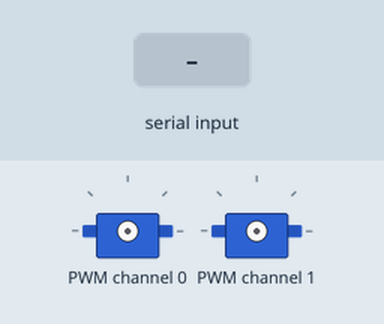
Simulated run of this program. Board: Raspberry Pi (BCM pin numbers). On the bench: 2 × servo. Inputs (shaded band) come from the test bench. What the program prints to the terminal is not drawn.

Above: at 1.2 s.
1.3 s: "2" typed at the terminal, then Enter
At 3.1 s:
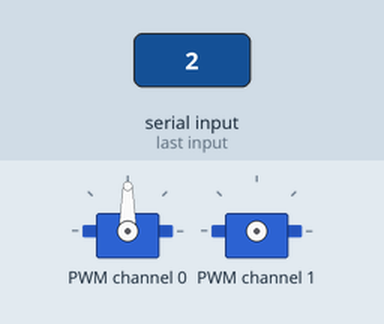
At 4.1 s:
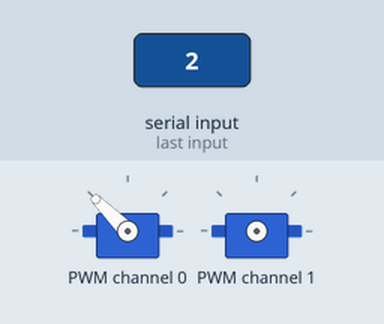
4.3 s: "1" typed at the terminal, then Enter
5.8 s: "3" typed at the terminal, then Enter
At 6.2 s:
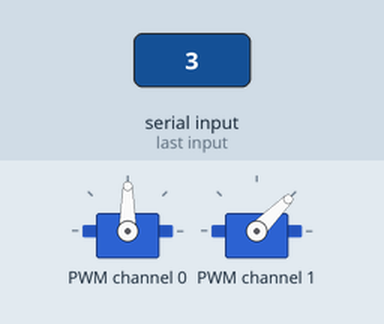
Timing chart, 0 to 10.3 s (numbered marks = the images above; inputs shaded):
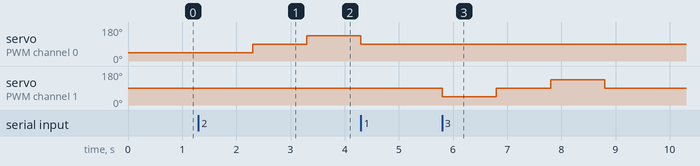

The program:

servo_initial_position_setup_full.py
```python
import time
import board
import busio
from adafruit_pca9685 import PCA9685
from adafruit_motor import servo

# I2C接続の初期化
i2c = busio.I2C(board.SCL, board.SDA)

# PCA9685の初期化
pca = PCA9685(i2c)
pca.frequency = 50

# サーボモーターの設定
# チャンネル0: パン（左右）
# チャンネル1: チルト（上下）
pan_servo = servo.Servo(pca.channels[0], min_pulse=500, max_pulse=2400)
tilt_servo = servo.Servo(pca.channels[1], min_pulse=500, max_pulse=2400)

print("=" * 50)
print("サーボモーター初期位置設定プログラム")
print("=" * 50)
print()
print("このプログラムは、サーボモーターを中央位置（90度）に")
print("設定します。サーボホーンを取り付ける前に実行してください。")
print()
print("操作方法:")
print("1: 両サーボを中央位置（90度）に移動")
print("2: パンサーボの動作テスト")
print("3: チルトサーボの動作テスト")
print("4: 位置保持モード（組付け作業用）")
print("5: プログラム終了")
print()

try:
    while True:
        choice = input("選択してください (1-5): ").strip()

        if choice == "1":
            print("両サーボを中央位置（90度）に移動します...")
            pan_servo.angle = 90
            tilt_servo.angle = 90
            print("完了しました。この状態でサーボホーンを取り付けてください。")

        elif choice == "2":
            print("パンサーボの動作テストを開始します...")
            print("左に移動 (45度)")
            pan_servo.angle = 45
            time.sleep(1)
            print("中央に移動 (90度)")
            pan_servo.angle = 90
            time.sleep(1)
            print("右に移動 (135度)")
            pan_servo.angle = 135
            time.sleep(1)
            print("中央に戻ります (90度)")
            pan_servo.angle = 90
            print("テスト完了")

        elif choice == "3":
            print("チルトサーボの動作テストを開始します...")
            print("下に移動 (45度)")
            tilt_servo.angle = 45
            time.sleep(1)
            print("中央に移動 (90度)")
            tilt_servo.angle = 90
            time.sleep(1)
            print("上に移動 (135度)")
            tilt_servo.angle = 135
            time.sleep(1)
            print("中央に戻ります (90度)")
            tilt_servo.angle = 90
            print("テスト完了")

        elif choice == "4":
            print("位置保持モードに入ります...")
            print("両サーボを中央位置（90度）に設定し、この状態を保持します。")
            pan_servo.angle = 90
            tilt_servo.angle = 90
            print("組付け作業を行ってください。")
            print("Ctrl+C で終了できます。")
            while True:
                time.sleep(1)

        elif choice == "5":
            print("プログラムを終了します...")
            break

        else:
            print("無効な選択です。1-5 の数字を入力してください。")

        print()

except KeyboardInterrupt:
    print("\nプログラムが中断されました")

finally:
    # クリーンアップ
    pca.deinit()
    print("リソースを解放しました")
```

Measured:
- after the input at 1.3 s, servo on PWM channel 0: 45° → 90° after 1.0 s, → 135° 1.0 s later
- after the input at 5.8 s, servo on PWM channel 1: 90° → 45° at once, → 90° 1.0 s later, → 135° 1.0 s later, → 90° 1.0 s later
